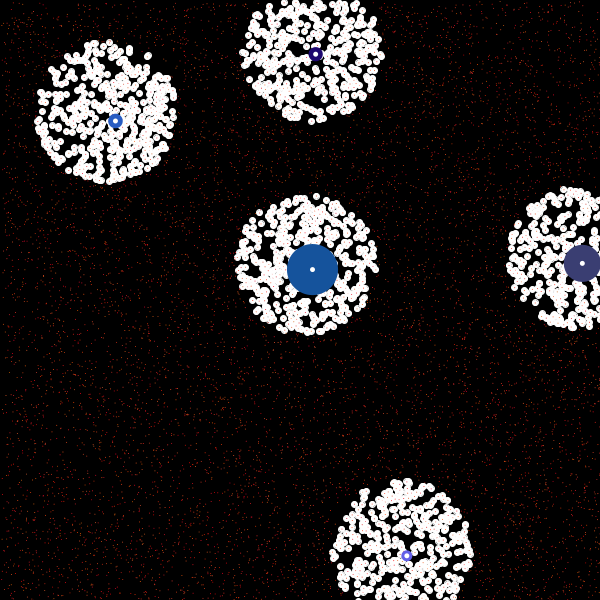
Frame 1 (no input)
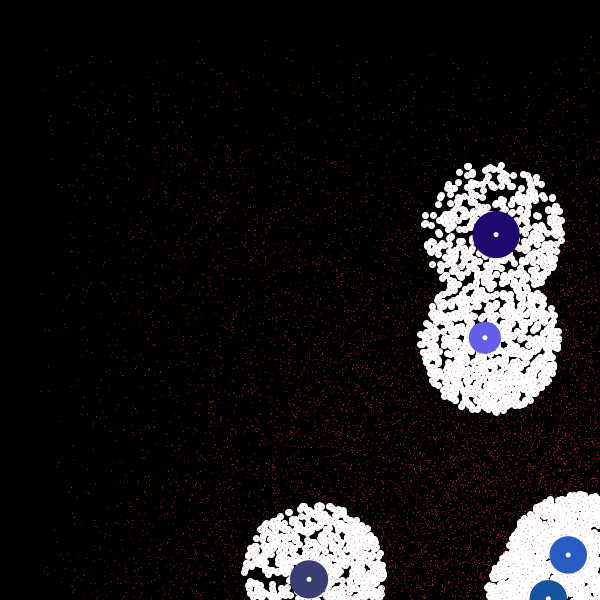
Frame 60 (the mouse pressed at the canvas centre just before this capture)
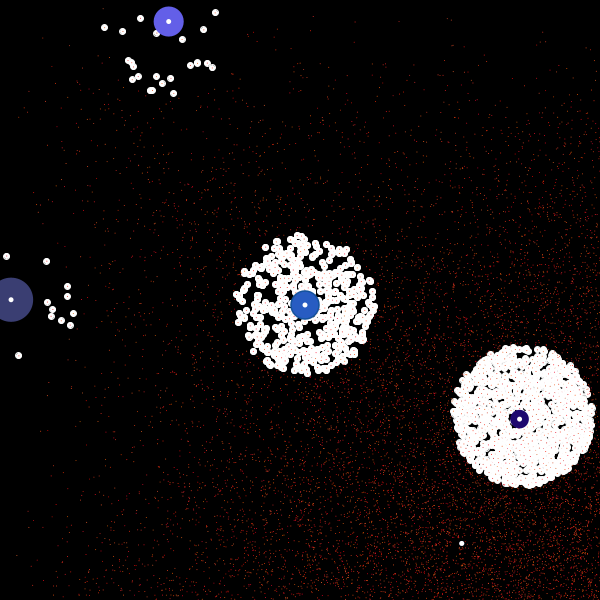
Frame 120 (the mouse held since frame 60 and released just before this capture)

The Processing sketch that drew these frames (run headless with seeded random() and noise(); from frame 60 on, the mouse is pressed at the canvas centre):

// Processing sketch: processing_83161
// ── processing_83161.pde



float distance;
///////Tableaux indiquant le nombre de formeChaude et froide invoquer
int nbFormeChaude=10000;
int nbFormeFroide=5;
FormeChaude[] hot = new FormeChaude[nbFormeChaude];
FormeFroide [] cold = new FormeFroide[nbFormeFroide];
//Array List
ArrayList <FormeFroide> cool = new ArrayList <FormeFroide>();// Nous permet d'ajouter et de supprimer des formes froides à loisirs.
//////mise en place
void setup() {
  size(600, 600);
  //boucle
  for (int i=0; i<hot.length; i++) {
    hot[i] = new FormeChaude(random(0.5, 5));// designe la valeur de la variable vitesse pour chaque forme chaude
  }
  for (int i=0; i<cold.length; i++) {
   cold[i] = new FormeFroide(random(0.5, 10));// designe la valeur de la variable vitesse pour chaque forme froide
  }
}

void draw() {
background(0);
for (int i=0; i<hot.length; i++) {
  hot[i].bouge();
  hot[i].rond();
}
for (int i=0; i<cold.length; i++) {
  cold[i].bouge();
  cold[i].rond();
}
  for (int i=0;i<cool.size();i++) 
  {
       cool.get(i).rond();
       cool.get(i).bouge();
  }
}

//void efface()
//{
////effacer quand on appuie sur espace
//  if (keyPressed) {
//   if (key== ' ')
//   {
//     background(0);
//   }
//  }
//}


 void mousePressed() //Ajout de forme lorsque que l'on clique
{
cool.add(new FormeFroide(random(1, 5)));
} 






class FormeChaude{

float centreX; //coordonées en x des ellipses
float centreY; // coordonées en x des ellipses
float directionX = 1;
float directionY = 1;
float vitesse = 0.4; // vitesse de déplacement des ellipses
float taille= 1;  // diamètre des ellipses
float distance; //distance entre les ellipses


///////////Couleur des ellipses
float R = 0;//valeurs de rouge
float G = 0;//valeurs de vert
float B=  0;//valeurs de bleu


  FormeChaude(float _vitesse) {
   vitesse = _vitesse;       
   centreX = random(width); // Choix aléatoire des coordonées en x
   centreY=random(height); // Choix aléatoire des coord
   R=random(200, 255);
   G=random(0, 100);
   B=random(0, 50);
 }
////////////Creation du gabarit de forme////
////////////////////////////////////////////
////////////////////////////////////////////
void rond(){
   
  pushMatrix();
    noStroke();
    fill(R, G, B);
    ellipse(centreX, centreY,taille,taille);
   popMatrix();
   
}

////////////MOUVEMENT DES ELLIPSES//////////
////////////////////////////////////////////
////////////////////////////////////////////
  void bouge(){
    // Quand les coordonées en x d'une ellipse atteignent la valeur de la
   //largeur de l'écran (càd 600 dans notre cas) la direction change
   if (centreX > width) 
   {
       centreX = width;
       directionX *= -1;
   }
   // Même chose mais dans le cas ou centreX à la valeur minimal 0 donc
   //quand l'ellipse touche le bord gauche de l'écran
   if (centreX < 0){
       centreX = 0;
       directionX *= -1;
    }
    // Gère le deplacement dans l'éspace de l'éllipse.
    else{
       centreX += vitesse * directionX;
    }
    // Change de direction le mouvement de l'éllipse quand elle atteint le haut de l'écran
    // CentreY=600;
    if (centreY > height) {
       centreY = height;
       directionY *= -1;
    }
     // Change de direction le mouvement de l'éllipse quand elle atteint le bas de l'écran
    // CentreY=0; 
    if (centreY < 0) {
       centreY = 0;
       directionY *= -1;
     }
     // Gère le deplacement dans l'éspace de l'éllipse.
     else {
       centreY += vitesse * directionY;
     }
     
// ///////////////// collision des boules chaudes entre elle
//   for (int i=0; i<cold.length;i++) 
//  {
//    distance= dist(centreX, centreY, centreX, centreY);
//    if (distance<=10){
//    
//    }
//  }
// 

   
 ///////////////// collision des boules chaudes avec les froides
    for (int i=0; i<cold.length;i++) 
    {
     distance= dist(centreX, centreY, cold[i].centreX, cold[i].centreY);// calcul des distances entre les ellipses
     // Quand la distance entre les formes est inferieur à " " un changement sur la forme s'opère
     if (distance<=70){
       stroke(255);
       fill(255);
       ellipse(centreX, centreY, 6, 6);
    }
  }
  
  
 }
}


class FormeFroide{

float centreX; //coordonées en x des ellipses
float centreY; // coordonées en x des ellipses
float directionX = 1;
float directionY = 1;
float vitesse = 0.4; // vitesse de déplacement des ellipses
float taille= 15;  // diamètre des ellipses
float distance; //distance entre les ellipses
float repousse; //distance forme souris

///////////Couleur des ellipses
float R = 0;//valeurs de rouge
float G = 0;//valeurs de vert
float B= 0;//valeurs de bleu
  FormeFroide(float _vitesse) {
   vitesse = _vitesse;
   centreX = random(width); // Choix aléatoire des coordonées en x
   centreY=random(height); // Choix aléatoire des coordonées en y
   R=random(0, 100);
   G=random(0,100);
   B=random(70, 245);// Choix aléatoires des valeurs de bleu entre 10 et 215
   
 }
////////////Creation du gabarit de forme////
////////////////////////////////////////////
////////////////////////////////////////////
void rond(){
  pushMatrix();
  noStroke();
   fill(R, G, B);
   ellipse(centreX, centreY, taille, taille);
    fill(255);
   ellipse(centreX, centreY, 5, 5);
   popMatrix();
}
////////////MOUVEMENT DES ELLIPSES//////////
////////////////////////////////////////////
////////////////////////////////////////////
  void bouge(){
    centreY = centreY + (vitesse * directionY);
    centreX = centreX + (vitesse * directionX);
    if (centreX >= width || centreX <= 0) {
      directionX *= -1;
      centreX = centreX + (1 * directionX);
      centreY = centreY + (1 * directionY);
    }
    if (centreY >= height || centreY <= 0) {
      directionY *= -1;
      centreY = centreY + (1 * directionY);
    }
   
 ///////////////// collision des boules
    for (int i=0; i<hot.length;i++) 
    {
     distance= dist(centreX, centreY, hot[i].centreX, hot[i].centreY);// calcul des distances entre les ellipses
     // Quand la distance entre les formes est inferieur à " " un changement sur la forme s'opère
     if (distance<=10){
       taille=random(5,55);
    }
  }
  
   ///////////////// Attraper les ellipses
 
      for (int i=0; i<hot.length;i++) 
    {
     repousse= dist(centreX, centreY, mouseX, mouseY);// calcul des distances entre les ellipses
     // Quand la distance entre les formes est inferieur à " " un changement sur la forme s'opère
     if (repousse<=40){
       centreX= mouseX+5;
       centreY= mouseY+5;
    }
  }
 
 
 
 
 }
}
